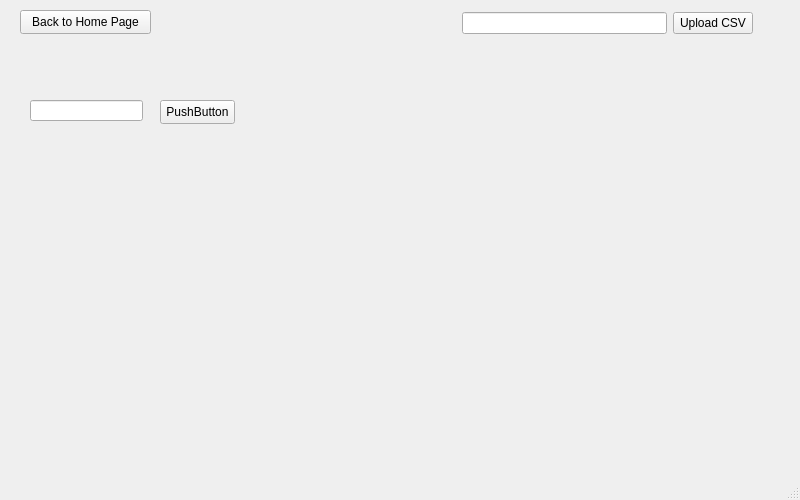
<?xml version="1.0" encoding="UTF-8"?>
<ui version="4.0">
 <class>MainWindow</class>
 <widget class="QMainWindow" name="MainWindow">
  <property name="geometry">
   <rect>
    <x>0</x>
    <y>0</y>
    <width>800</width>
    <height>500</height>
   </rect>
  </property>
  <property name="windowTitle">
   <string>MainWindow</string>
  </property>
  <widget class="QWidget" name="centralwidget">
   <property name="sizePolicy">
    <sizepolicy hsizetype="Expanding" vsizetype="Expanding">
     <horstretch>0</horstretch>
     <verstretch>0</verstretch>
    </sizepolicy>
   </property>
   <widget class="QPushButton" name="pushButton">
    <property name="geometry">
     <rect>
      <x>20</x>
      <y>10</y>
      <width>131</width>
      <height>24</height>
     </rect>
    </property>
    <property name="text">
     <string>Back to Home Page</string>
    </property>
   </widget>
   <widget class="QPushButton" name="pushButton_2">
    <property name="geometry">
     <rect>
      <x>160</x>
      <y>100</y>
      <width>75</width>
      <height>24</height>
     </rect>
    </property>
    <property name="text">
     <string>PushButton</string>
    </property>
   </widget>
   <widget class="QLineEdit" name="lineEdit">
    <property name="geometry">
     <rect>
      <x>30</x>
      <y>100</y>
      <width>113</width>
      <height>21</height>
     </rect>
    </property>
   </widget>
   <widget class="QWidget" name="">
    <property name="geometry">
     <rect>
      <x>462</x>
      <y>10</y>
      <width>291</width>
      <height>26</height>
     </rect>
    </property>
    <layout class="QHBoxLayout" name="horizontalLayout">
     <item>
      <widget class="QLineEdit" name="lineEdit_2"/>
     </item>
     <item>
      <widget class="QPushButton" name="pushButton_3">
       <property name="text">
        <string>Upload CSV</string>
       </property>
      </widget>
     </item>
    </layout>
   </widget>
  </widget>
  <widget class="QMenuBar" name="menubar">
   <property name="geometry">
    <rect>
     <x>0</x>
     <y>0</y>
     <width>800</width>
     <height>22</height>
    </rect>
   </property>
  </widget>
  <widget class="QStatusBar" name="statusbar"/>
 </widget>
 <resources/>
 <connections/>
</ui>
